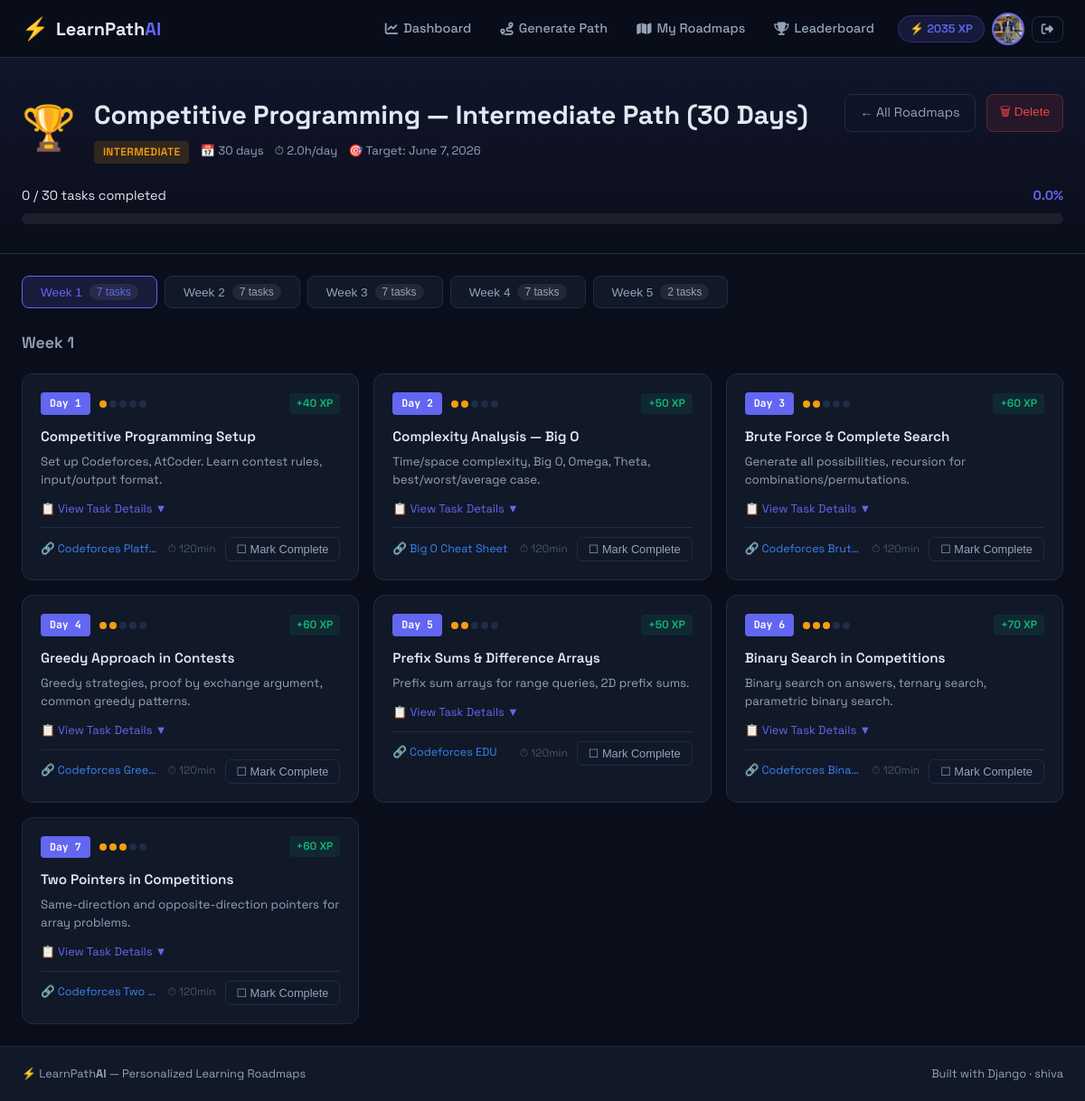
Page /roadmap/8/ (signed in) on the committed database.
### users/models.py (models this page shows, shortened)
class UserProfile(models.Model):
    EXPERIENCE_CHOICES = [
        ('beginner', 'Beginner'),
        ('intermediate', 'Intermediate'),
        ('advanced', 'Advanced'),
    ]
    user = models.OneToOneField(User, on_delete=models.CASCADE, related_name='profile')
    bio = models.TextField(blank=True, max_length=500)
    avatar = models.ImageField(upload_to='avatars/', null=True, blank=True)
    experience_level = models.CharField(max_length=20, choices=EXPERIENCE_CHOICES, default='beginner')
    daily_study_hours = models.FloatField(default=1.0)
    total_xp = models.IntegerField(default=0)
    streak_days = models.IntegerField(default=0)
    last_activity = models.DateTimeField(null=True, blank=True)
    joined_at = models.DateTimeField(auto_now_add=True)
    class Meta:
        verbose_name = 'User Profile'
        verbose_name_plural = 'User Profiles'

### roadmap/models.py (models this page shows, shortened)
class Roadmap(models.Model):
    DURATION_CHOICES = [
        (15, '15 Days'),
        (30, '30 Days'),
        (60, '60 Days'),
        (90, '90 Days'),
    ]
    STATUS_CHOICES = [
        ('active', 'Active'),
        ('completed', 'Completed'),
        ('paused', 'Paused'),
        ('abandoned', 'Abandoned'),
    ]
    user = models.ForeignKey(User, on_delete=models.CASCADE, related_name='roadmaps')
    skill = models.ForeignKey(Skill, on_delete=models.CASCADE)
    title = models.CharField(max_length=200)
    level = models.CharField(max_length=20, choices=[
        ('beginner', 'Beginner'),
        ('intermediate', 'Intermediate'),
        ('advanced', 'Advanced'),
    ])
    daily_hours = models.FloatField(default=1.0)
    duration_days = models.IntegerField()
    status = models.CharField(max_length=20, choices=STATUS_CHOICES, default='active')
    start_date = models.DateField(auto_now_add=True)
    target_end_date = models.DateField(null=True, blank=True)
    completed_at = models.DateTimeField(null=True, blank=True)
    created_at = models.DateTimeField(auto_now_add=True)
    class Meta:
        ordering = ['-created_at']
        verbose_name = 'Roadmap'
        verbose_name_plural = 'Roadmaps'
    @property
    def total_tasks(self):
        return self.tasks.count()
    @property
    def completed_tasks_count(self):
        return self.tasks.filter(is_completed=True).count()
    @property
    def progress_percentage(self):
        total = self.total_tasks
        if total == 0:
            return 0
        return round((self.completed_tasks_count / total) * 100, 1)

class Skill(models.Model):
    CATEGORY_CHOICES = [
        ('cs_fundamentals', 'CS Fundamentals'),
        ('web_development', 'Web Development'),
        ('data_science', 'Data Science & AI'),
        ('programming', 'Programming Languages'),
        ('competitive', 'Competitive Programming'),
    ]
    name = models.CharField(max_length=100, unique=True)
    slug = models.SlugField(max_length=100, unique=True)
    description = models.TextField()
    category = models.CharField(max_length=30, choices=CATEGORY_CHOICES)
    icon = models.CharField(max_length=50, default='📚')  # emoji icon
    color = models.CharField(max_length=20, default='#6366f1')  # hex color
    is_active = models.BooleanField(default=True)
    created_at = models.DateTimeField(auto_now_add=True)
    class Meta:
        ordering = ['name']
        verbose_name = 'Skill'
        verbose_name_plural = 'Skills'

class RoadmapTask(models.Model):
    roadmap = models.ForeignKey(Roadmap, on_delete=models.CASCADE, related_name='tasks')
    topic = models.ForeignKey(Topic, on_delete=models.SET_NULL, null=True)
    day_number = models.IntegerField()
    title = models.CharField(max_length=200)
    description = models.TextField()
    task_details = models.TextField()  # specific tasks to do
    resource_url = models.URLField(blank=True)
    resource_title = models.CharField(max_length=200, blank=True)
    difficulty = models.IntegerField(default=2, choices=[(i, str(i)) for i in range(1, 6)])
    estimated_minutes = models.IntegerField(default=60)
    xp_reward = models.IntegerField(default=10)
    is_completed = models.BooleanField(default=False)
    completed_at = models.DateTimeField(null=True, blank=True)
    class Meta:
        ordering = ['roadmap', 'day_number']
        unique_together = ['roadmap', 'day_number']
        verbose_name = 'Roadmap Task'
        verbose_name_plural = 'Roadmap Tasks'

### roadmap/views.py (the view)
# urls.py: path('<int:pk>/', views.RoadmapDetailView.as_view(), name='detail'),
@method_decorator(login_required, name='dispatch')
class RoadmapDetailView(View):
    template_name = 'roadmap/detail.html'
    def get(self, request, pk):
        roadmap = get_object_or_404(Roadmap, pk=pk, user=request.user)
        tasks = roadmap.tasks.all().order_by('day_number')
        progress = getattr(roadmap, 'progress', None)
        weeks = {}
        for task in tasks:
            week = ((task.day_number - 1) // 7) + 1
            if week not in weeks:
                weeks[week] = []
            weeks[week].append(task)
        ctx = {
            'roadmap': roadmap,
            'tasks': tasks,
            'weeks': weeks,
            'progress': progress,
        }
        return render(request, self.template_name, ctx)

### templates/roadmap/detail.html (shortened to what this page needs)
{% extends 'base.html' %}
{% block content %}
<div class="page-header">
    <div class="container">
        <div class="roadmap-detail-header">
            <div class="roadmap-detail-info">
                <div class="roadmap-detail-badge">{{ roadmap.skill.icon }}</div>
                <div>
                    <h1>{{ roadmap.title }}</h1>
                    <div class="roadmap-meta">
                        <span class="badge badge-{{ roadmap.level }}">{{ roadmap.get_level_display }}</span>
                        <span>📅 {{ roadmap.duration_days }} days</span>
                        <span>⏱ {{ roadmap.daily_hours }}h/day</span>
                        <span>🎯 Target: {{ roadmap.target_end_date }}</span>
                    </div>
                </div>
            </div>
            <div class="roadmap-actions">
                <a href="{% url 'roadmap:my_roadmaps' %}" class="btn-secondary">← All Roadmaps</a>
                <form method="post" action="{% url 'roadmap:delete' roadmap.pk %}" style="display:inline" onsubmit="return confirm('Delete this roadmap?')">
                    <button type="submit" class="btn-danger-sm">🗑 Delete</button>
                </form>
            </div>
        </div>
        <div class="progress-section">
            <div class="progress-stats">
                <span>{{ roadmap.completed_tasks_count }} / {{ roadmap.total_tasks }} tasks completed</span>
                <span id="progressPct" class="progress-pct">{{ roadmap.progress_percentage }}%</span>
            </div>
            <div class="progress-bar-track progress-bar-lg">
            </div>
        </div>
    </div>
</div>
<div class="container">
    <div class="week-tabs" id="weekTabs">
        {% for week, week_tasks in weeks.items %}
        <button class="week-tab {% if week == 1 %}active{% endif %}" data-week="{{ week }}">
            Week {{ week }}
            <span class="week-progress">
                {% with completed=0 total=week_tasks|length %}
                {{ week_tasks|length }} tasks
                {% endwith %}
            </span>
        </button>
        {% endfor %}
    </div>
    {% for week, week_tasks in weeks.items %}
    <div class="week-section {% if week != 1 %}hidden{% endif %}" id="week-{{ week }}">
        <h2 class="week-title">Week {{ week }}</h2>
        <div class="tasks-grid">
            {% for task in week_tasks %}
            <div class="task-card {% if task.is_completed %}task-completed{% endif %}" id="task-{{ task.id }}">
                <div class="task-header">
                    <div class="task-day">Day {{ task.day_number }}</div>
                    <div class="task-difficulty">
                        {% for i in "12345" %}
                            <span class="diff-dot {% if forloop.counter <= task.difficulty %}diff-active{% endif %}"></span>
                        {% endfor %}
                    </div>
                    <div class="task-xp">+{{ task.xp_reward }} XP</div>
                </div>
                <h3 class="task-title">{{ task.title }}</h3>
                <p class="task-desc">{{ task.description }}</p>
                <div class="task-details-toggle" onclick="toggleDetails({{ task.id }})">
                    📋 View Task Details <span class="toggle-arrow">▼</span>
                </div>
                <div class="task-footer">
                    {% if task.resource_url %}
                    <a href="{{ task.resource_url }}" target="_blank" class="resource-link">
                        🔗 {{ task.resource_title|default:"Learn More" }}
                    </a>
                    {% endif %}
                    <span class="task-time">⏱ {{ task.estimated_minutes }}min</span>
                    <button class="btn-complete {% if task.is_completed %}btn-completed{% endif %}"
                            onclick="toggleTask({{ task.id }}, this)"
                            data-task="{{ task.id }}">
                        {% if task.is_completed %}✅ Completed{% else %}☐ Mark Complete{% endif %}
                    </button>
                </div>
            </div>
            {% endfor %}
        </div>
    </div>
    {% endfor %}
</div>
{% endblock %}

### templates/base.html (shortened to what this page needs)
<!DOCTYPE html>
<html lang="en" data-theme="dark">
<head>
    {% load static %}
    <link rel="stylesheet" href="https://cdnjs.cloudflare.com/ajax/libs/font-awesome/6.5.0/css/all.min.css">
    <link rel="stylesheet" href="{% static 'css/main.css' %}">
</head>
<body>
<nav class="navbar">
    <div class="nav-container">
        <a href="{% url 'dashboard:home' %}" class="nav-brand">
            <span class="brand-icon">⚡</span>
            <span class="brand-text">LearnPath<span class="brand-accent">AI</span></span>
        </a>
        <div class="nav-links">
            {% if user.is_authenticated %}
                <a href="{% url 'dashboard:dashboard' %}" class="nav-link {% if request.resolver_match.url_name == 'dashboard' %}active{% endif %}">
                    <i class="fas fa-chart-line"></i> Dashboard
                </a>
                <a href="{% url 'roadmap:generate' %}" class="nav-link {% if 'generate' in request.path %}active{% endif %}">
                    <i class="fas fa-route"></i> Generate Path
                </a>
                <a href="{% url 'roadmap:my_roadmaps' %}" class="nav-link">
                    <i class="fas fa-map"></i> My Roadmaps
                </a>
                <a href="{% url 'progress:leaderboard' %}" class="nav-link">
                    <i class="fas fa-trophy"></i> Leaderboard
                </a>
                <div class="nav-user">
                    <div class="user-xp">⚡ {{ user.profile.total_xp }} XP</div>
                    <a href="{% url 'users:profile' %}" class="user-avatar">
                        {% if user.profile.avatar %}
                            <img src="{{ user.profile.avatar.url }}" alt="avatar">
                        {% else %}
                            <span>{{ user.username|first|upper }}</span>
                        {% endif %}
                    </a>
                    <form method="post" action="{% url 'users:logout' %}" style="display:inline;">
                        <button type="submit" class="btn-logout">
                            <i class="fas fa-sign-out-alt"></i>
                        </button>
                    </form>
                </div>
            {% else %}
                <a href="{% url 'users:login' %}" class="nav-link">Login</a>
                <a href="{% url 'users:register' %}" class="btn-primary-sm">Get Started</a>
            {% endif %}
        </div>
    </div>
</nav>
<main class="main-content">
    {% block content %}{% endblock %}
</main>
<footer class="footer">
    <div class="footer-inner">
        <span>⚡ LearnPath<strong>AI</strong> — Personalized Learning Roadmaps</span>
        <span class="footer-right">Built with Django · {{ user.username|default:"" }}</span>
    </div>
</footer>
</body>
</html>

### rows in the picture
Roadmap: skill.icon "🏆", title "Competitive Programming — Intermediate Path (30 Days)", level "INTERMEDIATE", duration_days "30", daily_hours "2.0", target_end_date "June 7, 2026", completed_tasks_count "0", total_tasks "30", progress_percentage "0.0"
RoadmapTask: week "1", week_tasks "7", day_number "1", difficulty 1 (drawn), xp_reward "40", title "Competitive Programming Setup", description "Set up Codeforces, AtCoder. Learn contest rules, input/output format.", resource_title "Codeforces Platf…", estimated_minutes "120", is_completed "☐ Mark Complete"
RoadmapTask: week "2", week_tasks "7"
RoadmapTask: week "3", week_tasks "7"
RoadmapTask: week "4", week_tasks "7"
RoadmapTask: week "5", week_tasks "2"
RoadmapTask: day_number "2", difficulty 2 (drawn), xp_reward "50", title "Complexity Analysis — Big O", description "Time/space complexity, Big O, Omega, Theta, best/worst/average case.", resource_title "Big O Cheat Sheet", estimated_minutes "120", is_completed "☐ Mark Complete"
RoadmapTask: day_number "3", difficulty 2 (drawn), xp_reward "60", title "Brute Force & Complete Search", description "Generate all possibilities, recursion for combinations/permutations.", resource_title "Codeforces Brut…", estimated_minutes "120", is_completed "☐ Mark Complete"
RoadmapTask: day_number "4", difficulty 2 (drawn), xp_reward "60", title "Greedy Approach in Contests", description "Greedy strategies, proof by exchange argument, common greedy patterns.", resource_title "Codeforces Gree…", estimated_minutes "120", is_completed "☐ Mark Complete"
RoadmapTask: day_number "5", difficulty 2 (drawn), xp_reward "50", title "Prefix Sums & Difference Arrays", description "Prefix sum arrays for range queries, 2D prefix sums.", resource_title "Codeforces EDU", estimated_minutes "120", is_completed "☐ Mark Complete"
RoadmapTask: day_number "6", difficulty 3 (drawn), xp_reward "70", title "Binary Search in Competitions", description "Binary search on answers, ternary search, parametric binary search.", resource_title "Codeforces Binar…", estimated_minutes "120", is_completed "☐ Mark Complete"
RoadmapTask: day_number "7", difficulty 3 (drawn), xp_reward "60", title "Two Pointers in Competitions", description "Same-direction and opposite-direction pointers for array problems.", resource_title "Codeforces Two…", estimated_minutes "120", is_completed "☐ Mark Complete"

### other values in the picture
{{ user.profile.total_xp }} "2035"
{{ user.username|default:"" }} "shiva"
